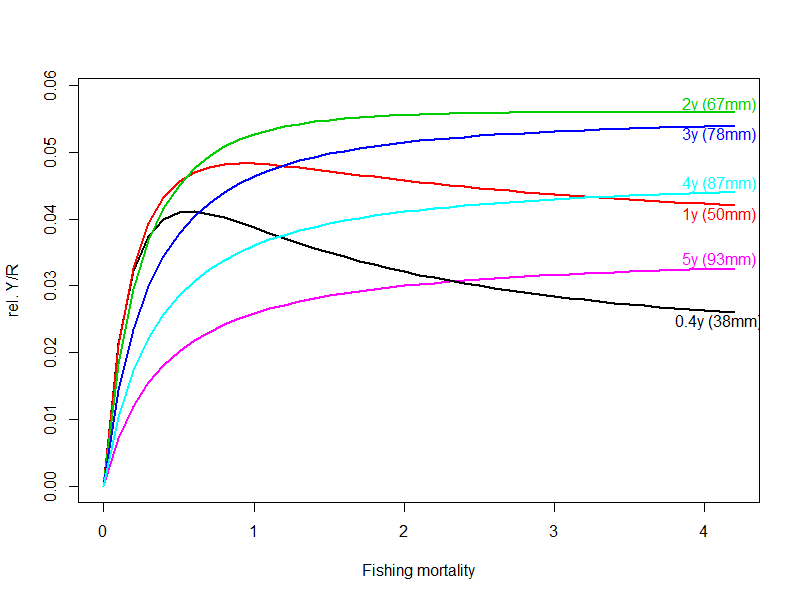

R code for this plot:
library("TropFishR")

data <- read.csv("tallas1967-2019.csv", check.names = FALSE)
head(data)

data[is.na(data)] <- 0

bonito <- NULL
bonito$Linf <- 73.3
bonito$K <- 0.33
bonito$t0 <- -0.79
bonito$M <- 1.5*bonito$K
# bonito$FM
bonito$a <- 0.00501
bonito$b <- 3.29219
bonito$tr <- 0.5
bonito$midLengths <- data$`LONG H (cm)`

# select.list <- list(selecType = 'trawl_ogive', L50 = 51.95, L75 = 54.48)

output <- predict_mod(bonito, tc_change = c(0.4,1,2,3,4,5), FM_change = seq(0,4.25,0.1),
                      # s_list = select.list, 
                      type = 'ypr', plot = T)

# output <- predict_mod(bonito, FM_change = seq(0,6,0.1),
                      # tc_change = seq(0.2,1,0.2), type = 'ypr')
par(oma = c(0,0,2,2), mar = c(4,4,8,3), col=1:9)
plot(output)
source("plot_erv.predict_mod.R")
plot_erv.predict_mod(output, type = 'ypr')


output <- predict_mod(bonito, tc_change = c(0.4,1,1.5,2,2.5,3,4,5), FM_change = seq(0,4.25,0.1),
                      # s_list = select.list, 
                      type = 'ypr', plot = T)
source("plot_erv.predict_mod_v2.R")
plot_erv.predict_mod(output, type = 'ypr')

(VBGF(bonito, t = c(1.7,1.8,1.9,2,2.1,2.2,2.3,2.4))/4.7*2/3*10)+4

output <- predict_mod(bonito, tc_change = c(1.7,1.8,1.9,2,2.1,2.2,2.3,2.4), FM_change = seq(0,4.25,0.1),
                      # s_list = select.list, 
                      type = 'ypr', plot = T)
source("plot_erv.predict_mod_v2.R")
plot_erv.predict_mod(output, type = 'ypr')

# output$list_Lc_runs[[1]]

# (0.04 / 0.040525833)
 # -0.001558686  0.040525833

 # -0.009197424  1.038815286

# factor <- 
px <- output$list_Lc_runs[[1]]$FM
py <- output$list_Lc_runs[[1]]$Y_R.rel /0.03896715
offset_text <- py[length(py)] * 0.05
offset_x <- py[length(px)] * 0.1
text(x = px[length(px)] - offset_x, y = py[length(py)] + offset_text, labels = "edad 1", col=2)

px <- output$list_Lc_runs[[2]]$FM
py <- output$list_Lc_runs[[2]]$Y_R.rel /0.03896715
offset_text <- py[length(py)] * 0.05
offset_x <- py[length(px)] * 0.1
text(x = px[length(px)] - offset_x, y = py[length(py)] + offset_text, labels = "edad 1", col=2)
px <- output$list_Lc_runs[[3]]$FM
py <- output$list_Lc_runs[[3]]$Y_R.rel /0.0387
offset_text <- py[length(py)] * 0.05
offset_x <- py[length(px)] * 0.1
text(x = px[length(px)] - offset_x, y = py[length(py)] + offset_text, labels = "edad 1", col=2)
px <- output$list_Lc_runs[[4]]$FM
py <- output$list_Lc_runs[[4]]$Y_R.rel /0.0387
offset_text <- py[length(py)] * 0.05
offset_x <- py[length(px)] * 0.1
text(x = px[length(px)] - offset_x, y = py[length(py)] + offset_text, labels = "edad 1", col=2)
px <- output$list_Lc_runs[[5]]$FM
py <- output$list_Lc_runs[[5]]$Y_R.rel /0.0387
offset_text <- py[length(py)] * 0.05
offset_x <- py[length(px)] * 0.1
text(x = px[length(px)] - offset_x, y = py[length(py)] + offset_text, labels = "edad 1", col=2)
px <- output$list_Lc_runs[[1]]$FM
py <- output$list_Lc_runs[[1]]$Y_R.rel /0.0387
offset_text <- py[length(py)] * 0.05
offset_x <- py[length(px)] * 0.1
text(x = px[length(px)] - offset_x, y = py[length(py)] + offset_text, labels = "edad 1", col=2)
px <- output$list_Lc_runs[[1]]$FM
py <- output$list_Lc_runs[[1]]$Y_R.rel /0.0387
offset_text <- py[length(py)] * 0.05
offset_x <- py[length(px)] * 0.1
text(x = px[length(px)] - offset_x, y = py[length(py)] + offset_text, labels = "edad 1", col=2)

VBGF(bonito, t = 1:5)

VBGF(bonito, L = c(26.8, 28.5, 52.5, 57))
VBGF(bonito, t = c(0.7, 3.77))

####################################################3


#______________________________________
# Yiel Per Recruit (YPR) / Beverton and Holt's model
#______________________________________
# age structured data
# Nemipterus marginatus
threadfin <- list(Winf = 286, K = 0.37, t0 = -0.2, M = 1.1, tr = 0.4)

predict_mod(threadfin, FM_change = seq(0,6,0.1),
            tc_change = seq(0.2,1,0.2), type = 'ypr')  #where it is maximal  = MSY

# Leiognathus spendens (Pauly, 1980)
ponyfish <- list(Winf = 64, K = 1, t0 = -0.2, M = 1.8, tr = 0.2)

predict_mod(ponyfish, tc_change = c(0.2,0.3,1.0), type = 'ypr', plot=TRUE)

#______________________________________
# length structured data
# Xiphias gladius (Berkeley and Houde, 1980)
swordfish <- list(Linf = 309, K = 0.0949, M = 0.18,
                  a = 0.0003, b = 3, Lr = 90)

select.list <- list(selecType = 'trawl_ogive', L50 = 120, L75 = 132)
#swordfish$midLengths <- seq(60,300,5)

output <- predict_mod(param = swordfish, Lc_change = c(100,118,150,180),
                      s_list = select.list, type = 'ypr', Lmin = 90, Lincr = 8)
plot(output)

data(hake)
hake$Lr <- 35
select.list <- list(selecType = 'trawl_ogive', L50 = 50, L75 = 54)
output <- predict_mod(param = hake, FM_change = seq(0,3,0.05),
                      Lc_change = seq(30,70,1), s_list = select.list,
                      type = 'ypr', plot = FALSE, curr.Lc = 50, curr.E = 0.73)
plot(output, type = "Isopleth", xaxis1 = "FM", yaxis1 = "Y_R.rel", mark = TRUE)

output <- predict_mod(param = hake, E_change = seq(0,1,0.1),
                      Lc_change = seq(2,120,2), #s_list = select.list,
                      type = 'ypr', plot = FALSE)
plot(output, type = "Isopleth", xaxis1 = "E", yaxis1 = "B_R")
